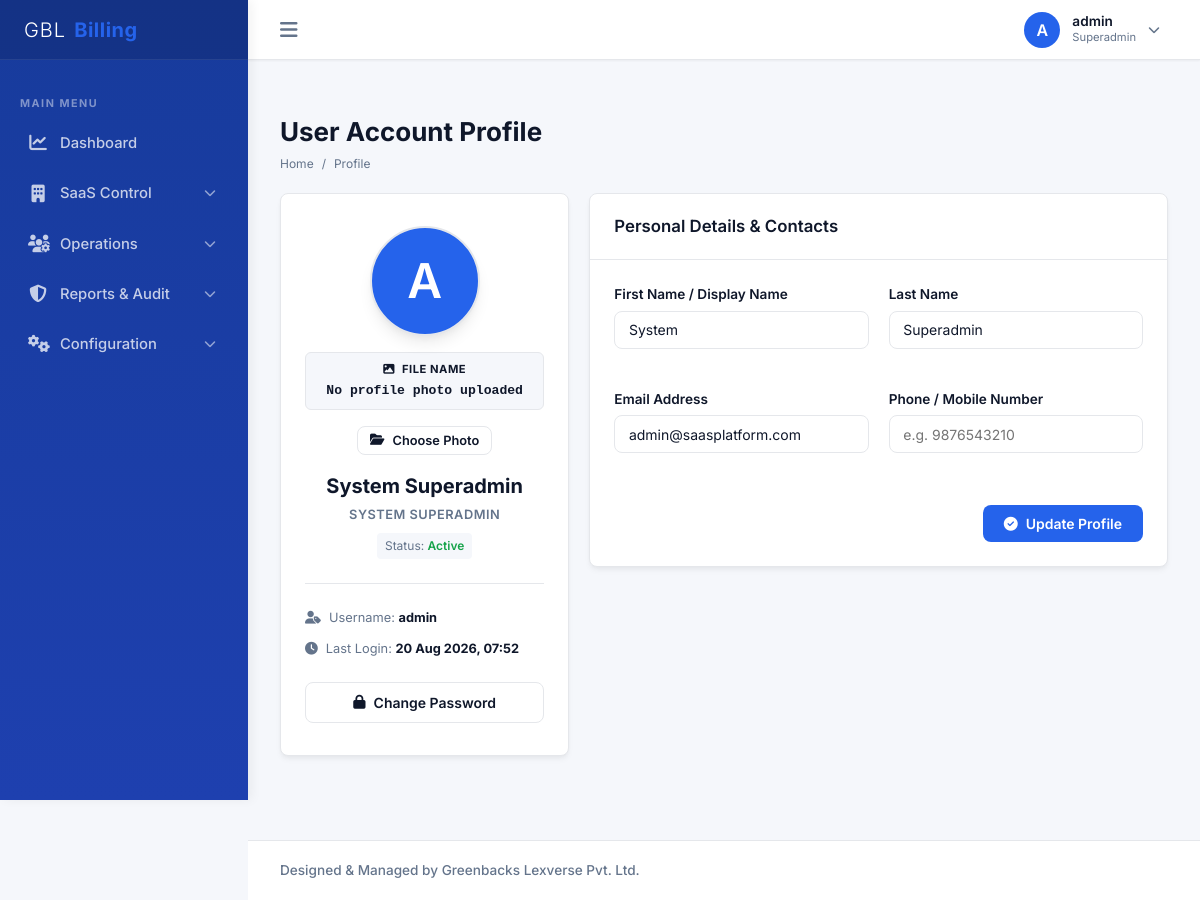
The page /profile/ (signed in) on the database its author committed.
### billing/models.py (models this page shows, shortened)
class CustomUser(AbstractUser):
    ROLE_CHOICES = [
        ('SUPERADMIN', 'System Superadmin'),  # For Admin Panel Owner
        ('ADMIN', 'Company Admin'),           # Company Owner
        ('ACCOUNTANT', 'Accountant'),
        ('BILLING_STAFF', 'Billing Staff'),
        ('SALES_STAFF', 'Sales Staff'),
        ('INVENTORY_STAFF', 'Inventory Staff'),
    ]
    company = models.ForeignKey(Company, on_delete=models.CASCADE, null=True, blank=True, related_name='users')
    role = models.CharField(max_length=20, choices=ROLE_CHOICES, default='ADMIN')
    mobile = models.CharField(max_length=15, blank=True, null=True)
    profile_photo = models.ImageField(upload_to='profile_photos/', blank=True, null=True)
    updated_at = models.DateTimeField(auto_now=True, null=True)
    def get_profile_photo_url(self):
        if self.profile_photo:
            try:
                timestamp = int(self.updated_at.timestamp()) if self.updated_at else 1
                return f"{self.profile_photo.url}?v={timestamp}"
            except Exception:
                return self.profile_photo.url
        return None
    def get_profile_photo_filename(self):
        if self.profile_photo:
            try:
                return os.path.basename(self.profile_photo.name)
            except Exception:
                return str(self.profile_photo.name)
        return ""

### billing/views.py (the view, shortened to what this page needs)
# urls.py: path('profile/', views.UserProfileView.as_view(), name='profile'),
class UserProfileView(LoginRequiredMixin, View):
    def get(self, request):
        return render(request, 'auth/profile.html')

### templates/auth/profile.html (shortened to what this page needs)
{% extends request.user.company|yesno:"base_company.html,base_admin.html" %}
{% block content %}
<div class="page-header">
    <div>
        <h1 class="page-title">User Account Profile</h1>
        <div class="breadcrumbs">
            <a href="#">Home</a> / <span>Profile</span>
        </div>
    </div>
</div>
<div class="form-row" style="grid-template-columns: 1fr 2fr; align-items: start;">
    <div class="card-container">
        <div class="card-body" style="text-align: center; padding: 2rem 1.5rem;">
            <div class="user-avatar" id="profile-page-avatar-box" style="width: 110px; height: 110px; font-size: 3rem; margin: 0 auto 1rem auto; box-shadow: var(--shadow-md); position: relative; overflow: hidden; border: 2px solid var(--border); border-radius: 50%;">
                {% if request.user.get_profile_photo_url %}
                    <img id="profile-page-avatar" src="{{ request.user.get_profile_photo_url }}" alt="Profile Photo" style="width: 100%; height: 100%; object-fit: cover; border-radius: 50%;">
                {% else %}
                    <span id="profile-page-initial">{{ request.user.username|slice:":1"|upper }}</span>
                {% endif %}
            </div>
            <div style="margin: 0.5rem 0 1rem 0; padding: 0.5rem; background: var(--background); border-radius: 6px; border: 1px solid var(--border);">
                <div style="font-size: 0.7rem; font-weight: 700; text-transform: uppercase; color: var(--muted-foreground); letter-spacing: 0.5px;">
                    <i class="fa-solid fa-image" style="margin-right: 4px;"></i> File Name
                </div>
                <div id="profile-photo-filename" style="font-size: 0.82rem; font-weight: 600; color: var(--foreground); font-family: monospace; margin-top: 0.2rem; word-break: break-all; white-space: nowrap; overflow: hidden; text-overflow: ellipsis;" title="{{ request.user.get_profile_photo_filename|default:'No profile photo uploaded' }}">
                    {% if request.user.profile_photo %}
                        {{ request.user.get_profile_photo_filename }}
                    {% else %}
                        No profile photo uploaded
                    {% endif %}
                </div>
            </div>
            <div style="display: flex; gap: 0.5rem; justify-content: center; flex-wrap: wrap; margin-bottom: 1rem;">
                <button type="button" class="btn btn-secondary" onclick="document.getElementById('profile_photo_input').click()" style="font-size: 0.8rem; padding: 0.4rem 0.75rem;" id="choosePhotoBtn">
                    <i class="fa-solid fa-folder-open"></i> Choose Photo
                </button>
            </div>
            <h2 style="font-size: 1.25rem; font-weight: 700; color: var(--foreground); margin-top: 0.5rem;">{{ request.user.get_full_name|default:request.user.username }}</h2>
            <div style="font-size: 0.8rem; color: var(--muted); margin-top: 0.25rem; text-transform: uppercase; font-weight: 600; letter-spacing: 0.5px;">
                {{ request.user.get_role_display }}
            </div>
            <div style="font-size: 0.75rem; color: var(--muted); margin-top: 0.5rem; background-color: var(--background); padding: 0.25rem 0.5rem; border-radius: 4px; display: inline-block;">
                Status: <span style="color: var(--success); font-weight: 600;">Active</span>
            </div>
            <div style="border-top: 1px solid var(--border); margin-top: 1.5rem; padding-top: 1.5rem; text-align: left;">
                <div style="font-size: 0.8rem; margin-bottom: 0.75rem; color: var(--muted);">
                    <i class="fa-solid fa-user-tag" style="margin-right: 8px;"></i>Username: <strong style="color: var(--foreground);">{{ request.user.username }}</strong>
                </div>
                <div style="font-size: 0.8rem; margin-bottom: 0.75rem; color: var(--muted);">
                    <i class="fa-solid fa-clock" style="margin-right: 8px;"></i>Last Login: <strong style="color: var(--foreground);">{{ request.user.last_login|date:"d M Y, H:i"|default:"Just now" }}</strong>
                </div>
            </div>
            <div style="margin-top: 1.5rem;">
                <a href="{% url 'change_password' %}" class="btn btn-secondary" style="width: 100%;">
                    <i class="fa-solid fa-lock"></i> Change Password
                </a>
            </div>
        </div>
    </div>
    <div class="card-container">
        <div class="card-header">
            <h3 class="card-title">Personal Details & Contacts</h3>
        </div>
        <div class="card-body">
            <form method="POST">
                <div class="form-row">
                    <div class="form-group">
                        <label for="first_name" class="form-label">First Name / Display Name</label>
                        <input type="text" name="first_name" id="first_name" class="form-control" value="{{ request.user.first_name }}" required placeholder="First name">
                    </div>
                    <div class="form-group">
                        <label for="last_name" class="form-label">Last Name</label>
                        <input type="text" name="last_name" id="last_name" class="form-control" value="{{ request.user.last_name }}" placeholder="e.g. Sharma">
                    </div>
                </div>
                <div class="form-row">
                    <div class="form-group">
                        <label for="email" class="form-label">Email Address</label>
                        <input type="email" name="email" id="email" class="form-control" value="{{ request.user.email }}" required placeholder="name@domain.com">
                    </div>
                    <div class="form-group">
                        <label for="mobile" class="form-label">Phone / Mobile Number</label>
                        <input type="text" name="mobile" id="mobile" class="form-control" value="{{ request.user.mobile|default:'' }}" placeholder="e.g. 9876543210">
                    </div>
                </div>
                <div style="display: flex; justify-content: flex-end; margin-top: 2rem;">
                    <button type="submit" class="btn btn-primary">
                        <i class="fa-solid fa-circle-check"></i> Update Profile
                    </button>
                </div>
            </form>
        </div>
    </div>
</div>
{% endblock %}

### templates/base.html (shortened to what this page needs)
{% load static %}
<!DOCTYPE html>
<html lang="en">
<head>
    <link href="https://cdnjs.cloudflare.com/ajax/libs/font-awesome/6.4.0/css/all.min.css" rel="stylesheet">
    <link rel="stylesheet" href="{% static 'css/styles.css' %}">
</head>
<body>
    <div class="app-container">
        <aside class="sidebar" id="sidebar">
            <div class="sidebar-header">
                <div class="sidebar-logo">
                    <span style="color: #ffffff; font-weight: 300; letter-spacing: 1px;">GBL</span><span style="color: #2563eb; font-weight: 700; letter-spacing: 0.5px;">Billing</span>
                </div>
            </div>
            <ul class="sidebar-menu">
                {% block sidebar_menu %}{% endblock %}
            </ul>
        </aside>
        <div class="main-wrapper">
            <header class="app-header">
                <div class="header-left">
                    <button class="toggle-sidebar-btn" id="toggle-sidebar">
                        <i class="fa-solid fa-bars"></i>
                    </button>
                </div>
                <div class="header-right">
                    <div class="profile-trigger-container" id="profile-area">
                        <div class="user-profile" id="profile-btn">
                            <div class="user-avatar" id="header-user-avatar-box">
                                {% if request.user.get_profile_photo_url %}
                                    <img id="header-user-avatar" src="{{ request.user.get_profile_photo_url }}" alt="Profile" style="width: 100%; height: 100%; object-fit: cover; border-radius: 50%;">
                                {% else %}
                                    <span id="header-user-initial">{{ request.user.username|slice:":1"|upper }}</span>
                                {% endif %}
                            </div>
                            <div class="user-info-text">
                                <div style="font-size: 0.85rem; font-weight: 600; line-height: 1.2;">{{ request.user.username }}</div>
                                <div style="font-size: 0.7rem; color: var(--muted); text-transform: capitalize;">{{ request.user.role|lower }}</div>
                            </div>
                            <i class="fa-solid fa-chevron-down dropdown-arrow"></i>
                        </div>
                    </div>
                </div>
            </header>
            <main class="content-body">
                {% block content %}{% endblock %}
            </main>
            <footer class="app-footer">
                <div style="font-size: 0.85rem; font-weight: 500;">Designed & Managed by Greenbacks Lexverse Pvt. Ltd.</div>
            </footer>
        </div>
    </div>
</body>
</html>

### rows shown on the page
CustomUser: user.username "A", user.username "admin", user.role "Superadmin", user.get_full_name "System Superadmin", user.role "SYSTEM SUPERADMIN", user.last_login "20 Aug 2026, 07:52", first_name "System", last_name "Superadmin", email "admin@saasplatform.com"
